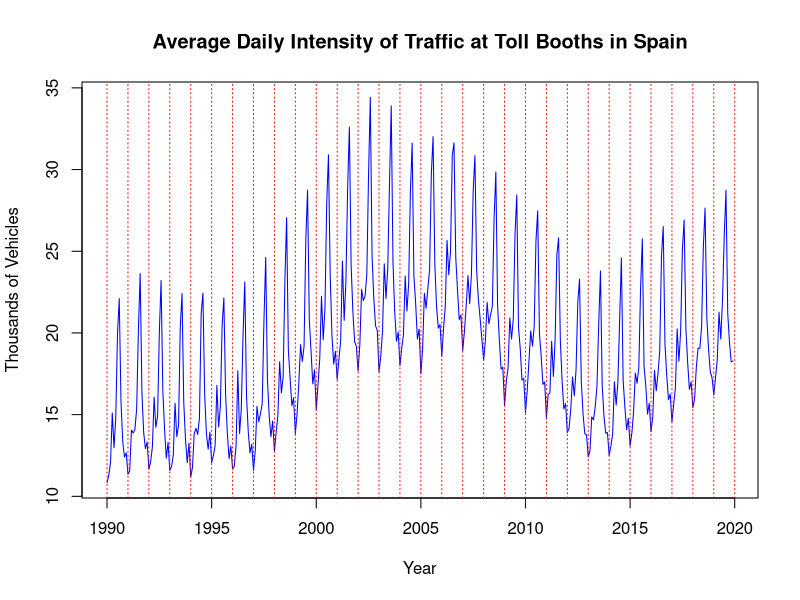
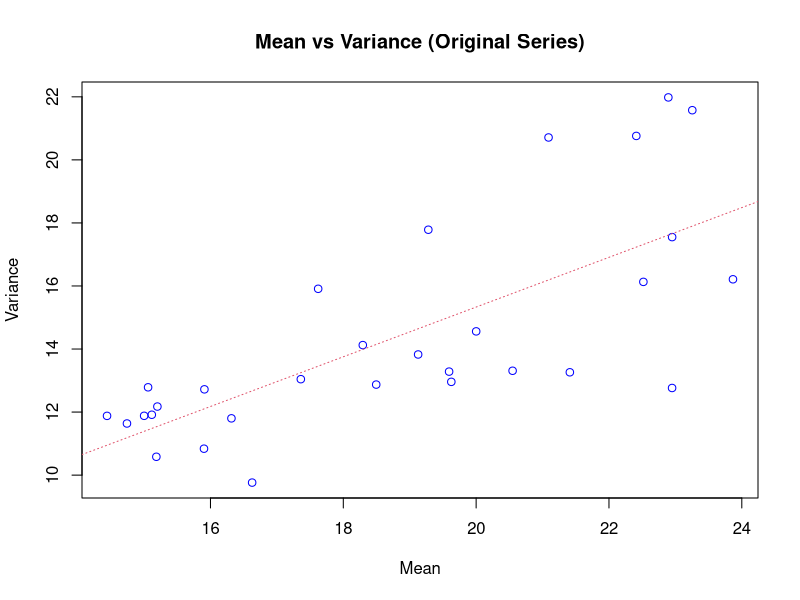
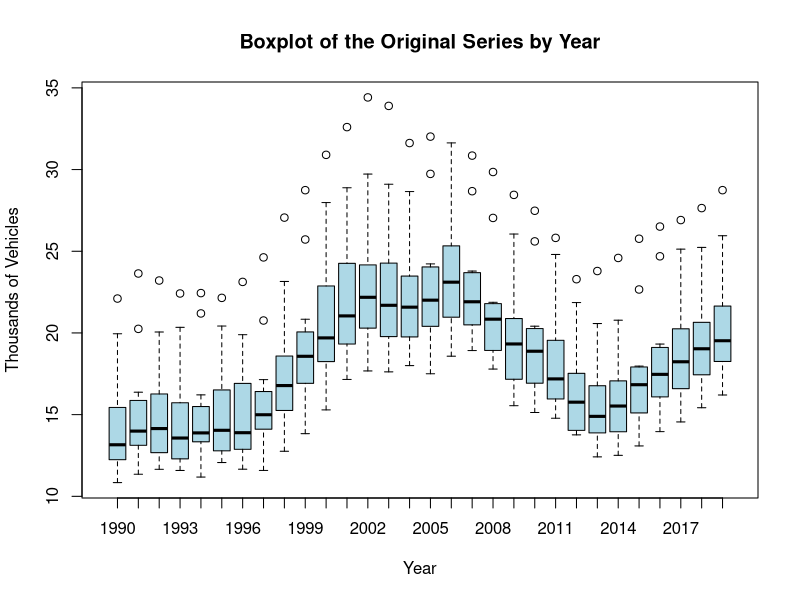
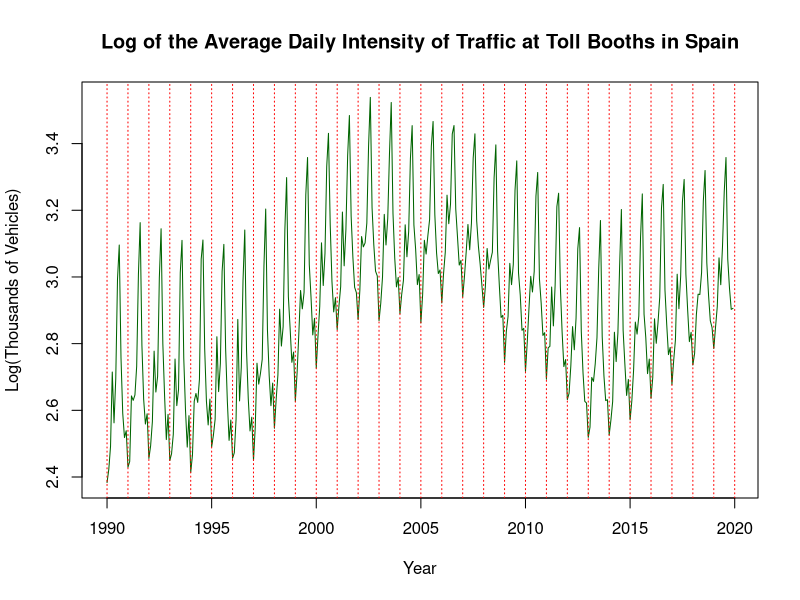
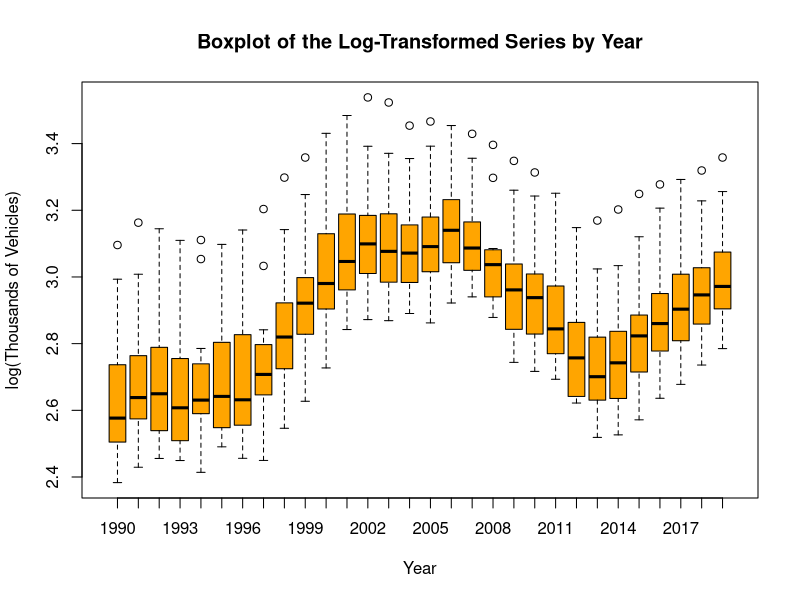
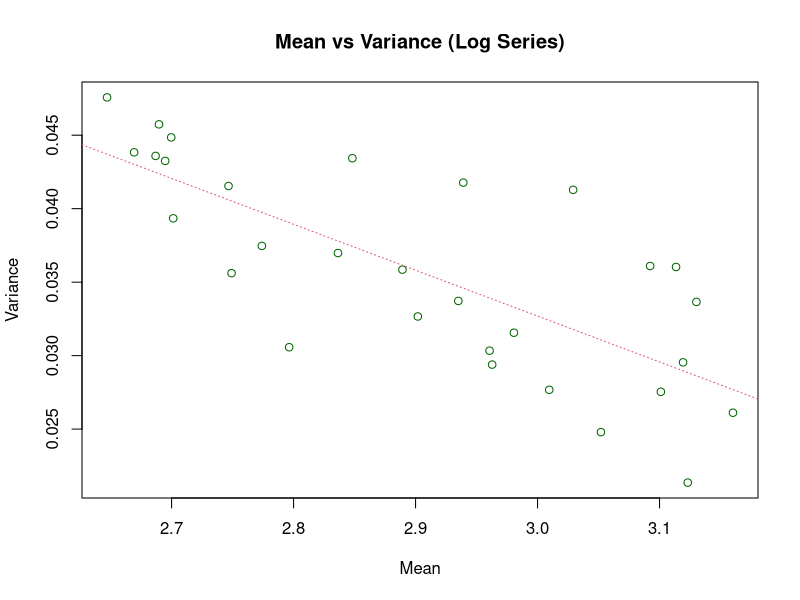
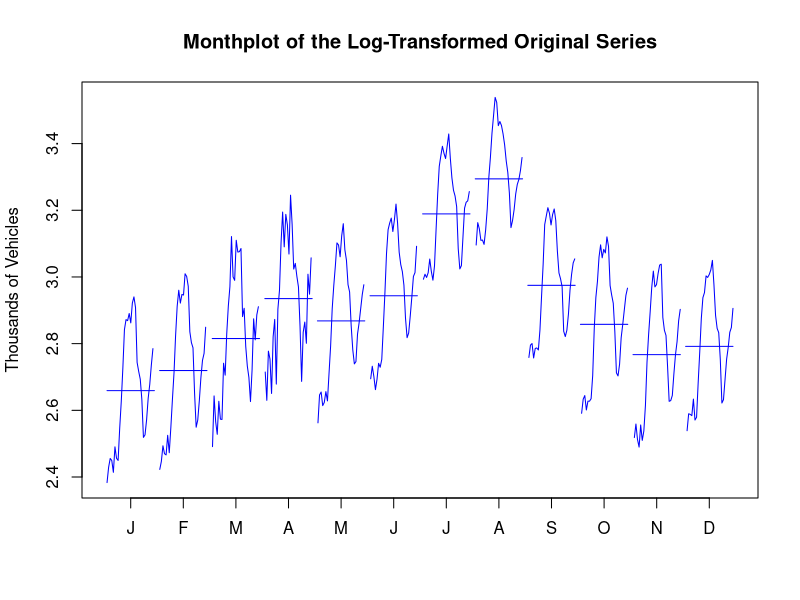
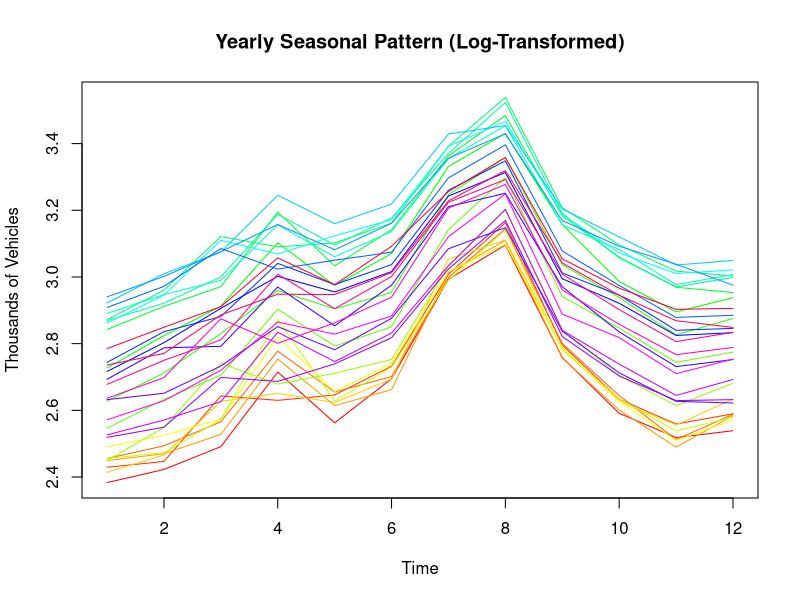

Recreate these plots in R, in order.
## ---- chunk 1
knitr::opts_chunk$set(echo = TRUE)
#install.packages("tseries")
#install.packages("forecast")  
library(tseries)
library(forecast)
## ---- chunk 2

# 1) Reading the data and initial plots

# Convert the data into a time series (freq=12 for monthly data, starting at 1990)
serie <- window(ts(read.table("peajes.dat"), start = 1990, freq = 12))

# Plot of the original series
plot(
  serie,
  main = "Average Daily Intensity of Traffic at Toll Booths in Spain",
  xlab = "Year",
  ylab = "Thousands of Vehicles",
  col = "blue"
)
abline(v = 1990:2020, lty = 3, col = "red")

## ---- chunk 3
# 2) Calculating mean and variance by year, and boxplots

# Mean and variance of the original series
m <- apply(matrix(serie, nr = 12), 2, mean)
v <- apply(matrix(serie, nr = 12), 2, var)

# Plot of mean vs variance for the original series
plot(
  m, v,
  main = "Mean vs Variance (Original Series)",
  xlab = "Mean",
  ylab = "Variance",
  col = "blue"
)
abline(lm(v ~ m), col = 2, lty = 3)

linear_model_ts <- lm(v ~ m)

# Log-transformed series
log_serie <- log(serie)

# Mean and variance of the log-transformed series
m_log <- apply(matrix(log_serie, nr = 12), 2, mean)
v_log <- apply(matrix(log_serie, nr = 12), 2, var)

# Boxplots by year for the original series
boxplot(
  serie ~ floor(time(serie)),
  main = "Boxplot of the Original Series by Year",
  xlab = "Year",
  ylab = "Thousands of Vehicles",
  col = "lightblue"
)

## ---- chunk 4
# Log-transformed series
log_serie <- log(serie)

# Plot of the log-transformed series
plot(
  log_serie,
  main = "Log of the Average Daily Intensity of Traffic at Toll Booths in Spain",
  xlab = "Year",
  ylab = "Log(Thousands of Vehicles)",
  col = "darkgreen"
)
abline(v = 1990:2020, lty = 3, col = "red")

# Boxplots by year for the log-transformed series
boxplot(
  log_serie ~ floor(time(serie)),
  main = "Boxplot of the Log-Transformed Series by Year",
  xlab = "Year",
  ylab = "log(Thousands of Vehicles)",
  col = "orange"
)

# Plot of mean vs variance for the log-transformed series
plot(
  m_log, v_log,
  main = "Mean vs Variance (Log Series)",
  xlab = "Mean",
  ylab = "Variance",
  col = "darkgreen"
)
abline(lm(v_log ~ m_log), col = 2, lty = 3)

linear_model_log_ts <- lm(v_log ~ m_log)

## ---- chunk 5
# 3) Determination of the differencing order

# Apply ndiffs() and nsdiffs() to the original series
ndiffs_original  <- ndiffs(serie)
nsdiffs_original <- nsdiffs(serie)

cat("Suggested regular differencing (original):", ndiffs_original, "\n")
cat("Suggested seasonal differencing (original):", nsdiffs_original, "\n")

# Apply ndiffs() and nsdiffs() to the log-transformed series
ndiffs_log  <- ndiffs(log_serie)
nsdiffs_log <- nsdiffs(log_serie)

cat("Suggested regular differencing (log):", ndiffs_log, "\n")
cat("Suggested seasonal differencing (log):", nsdiffs_log, "\n")
## ---- chunk 6
# 4) Exploring seasonality and differencing

# Month plot of the original series (shows seasonal patterns by month)
monthplot(
  log_serie,
  main = "Monthplot of the Log-Transformed Original Series",
  ylab = "Thousands of Vehicles",
  col = "blue"
)

# Plot the series in a matrix form (each line is a month)
ts.plot(
  matrix(log_serie, nr = 12),
  main = "Yearly Seasonal Pattern (Log-Transformed)",
  xlab = "Time",
  ylab = "Thousands of Vehicles",
  col = rainbow(ncol(matrix(log_serie, nr = 12)))
)

# We apply diff with lag=12 to remove annual seasonality
d12_ln_serie <- diff(log_serie, lag = 12)

# Plot the differenced series
plot(
  d12_ln_serie,
  main = "Seasonally Differenced Series (lag = 12)",
  xlab = "Time",
  ylab = "Differenced Values",
  col = "purple"
)

# Month plot of the differenced series
monthplot(
  d12_ln_serie,
  main = "Monthplot of the Differenced Series (lag = 12)",
  ylab = "Differenced Values",
  col = "purple"
)

# Matrix plot of the differenced series
ts.plot(
  matrix(d12_ln_serie, nr = 12),
  main = "Yearly Seasonal Pattern (Differenced)",
  xlab = "Time",
  ylab = "Values (D12)",
  col = rainbow(ncol(matrix(log_serie, nr = 12)))
)

## ---- chunk 7
# Analyze whether the mean is constant in the seasonally differenced series (d12_ln_serie)

# 1. Plot the seasonally differenced series
plot(d12_ln_serie,
  main = "Seasonally differenced log-transformed series",
  xlab = "Time",
  ylab = "Seasonally differenced log",
  col = "blue",
  type = "l"
)
abline(h = 0, col = "red", lty = 2, lwd = 1.5)

# 2. First-order differencing of the seasonally differenced series
d1_d12_ln_serie <- diff(d12_ln_serie)

# Plot the first-order differenced series
plot(d1_d12_ln_serie,
  main = "First-order differenced seasonally differenced series",
  xlab = "Time",
  ylab = "First-order differenced log",
  col = "darkgreen",
  type = "l"
)
abline(h = 0, col = "red", lty = 2, lwd = 1.5)

# 3. Second-order differencing of the already differenced series
d1_d1_d12_ln_serie <- diff(d1_d12_ln_serie)

# Plot the second-order differenced series
plot(d1_d1_d12_ln_serie,
  main = "Second-order differenced series",
  xlab = "Time",
  ylab = "Second-order differenced log",
  col = "blue",
  type = "l"
)
abline(h = 0, col = "red", lty = 2, lwd = 1.5)

# 4. Calculate the variance of each series
var_d12_ln <- var(d12_ln_serie, na.rm = TRUE)
var_d1_d12_ln <- var(d1_d12_ln_serie, na.rm = TRUE)
var_d1_d1_d12_ln <- var(d1_d1_d12_ln_serie, na.rm = TRUE)

# Print the variances for comparison
cat("Variance of seasonally differenced series: ", var_d12_ln, "\n")
cat("Variance of first-order differenced series: ", var_d1_d12_ln, "\n")
cat("Variance of second-order differenced series: ", var_d1_d1_d12_ln, "\n")
## ---- chunk 8
# Boxplots by year for the original and differenced series

# Boxplot of the original series grouped by year
boxplot(
  serie ~ floor(time(log_serie)),
  main = "Boxplot of the Log Series by Year",
  xlab = "Year",
  ylab = "Thousands of Vehicles",
  col = "lightblue"
)

# Boxplot of the seasonally differenced series (lag=12) grouped by year

boxplot(
  na.omit(d12_ln_serie) ~ floor(time(na.omit(d12_ln_serie))),
  main = "Boxplot of the Differenced Series (lag=12) by Year",
  xlab = "Year",
  ylab = "Differenced Values",
  col = "lightgreen"
)

#  Stationarity tests using Augmented Dickey-Fuller (ADF) and KPSS tests

# Original series
adf_original <- adf.test(log_serie)
kpss_original <- kpss.test(log_serie)

# Differenced series seasonally (removing NAs)
adf_diff <- adf.test(na.omit(d12_ln_serie))
kpss_diff <- kpss.test(na.omit(d12_ln_serie))

# Differenced series (removing NAs)
adf_diff_first <- adf.test(na.omit(d1_d12_ln_serie))
kpss_diff_first <- kpss.test(na.omit(d1_d12_ln_serie))

# Display the results
print("adf test of the log dataset")
adf_original
print("kpss test of the log dataset")
kpss_original
print("adf test of the seasonaly differenced log dataset")
adf_diff
print("kpss test of the seasonaly differenced log dataset")
kpss_diff
print("adf test of the seasonaly differenced and first-order difference log dataset")
adf_diff_first
print("kpss test of the seasonaly differenced and first-order difference log dataset")
kpss_diff_first

## ---- chunk 9

# Boxplot of d1d12serie grouped by year

boxplot(
  na.omit(d1_d12_ln_serie) ~ floor(time(na.omit(d1_d12_ln_serie))),
  main = "Boxplot of the Differenced Series (lag=1, lag=12) by Year",
  xlab = "Year",
  ylab = "Differenced Values",
  col = "lightgreen"
)


## ---- chunk 10
# Plot ACF and PACF for the stationary series
par(mfrow = c(1, 2)) # Set up the plot layout
acf(d1_d12_ln_serie, main = "ACF of Stationary Series")
pacf(d1_d12_ln_serie, main = "PACF of Stationary Series")
par(mfrow = c(1, 1)) # Reset plot layout

#print all values 
print("ACF")
acf(d1_d12_ln_serie, plot = FALSE)
print("PACF")
pacf(d1_d12_ln_serie, plot = FALSE)

## ---- chunk 11
# Assuming 'd1d12serie' is already defined and is your stationary series

# MA(2)
model1 <- arima(d1_d12_ln_serie, order = c(0, 0, 2))
# ARMA(1,0,1)
model2 <- arima(d1_d12_ln_serie, order = c(1, 0, 1))

# Compare AIC and BIC values for all models
aic_values <- c(
  AIC(model1), AIC(model2)
)

bic_values <- c(
  BIC(model1), BIC(model2)
)

comparison <- data.frame(
  model = c("ARIMA(0,0,2)", "ARIMA(1,0,1)"),
  AIC = aic_values,
  BIC = bic_values
)

print(comparison)


## ---- chunk 12
# ----- ESTIMATION OF THE IDENTIFIED MODEL (ARIMA(0,0,2)) -----

# Fit the ARIMA(0,0,2) model to the differenced series
cat("Best model")
best_model <- arima(d1_d12_ln_serie, order = c(0, 0, 2))

# Display a summary of the fitted model
summary(best_model)


cat("Second best model")
second_best_model <- arima(d1_d12_ln_serie, order = c(1, 0, 1))

# Display a summary of the fitted model
summary(second_best_model)





## ---- chunk 13
#################Validation#################################
validation=function(model){
  s=frequency(get(model$series))
  resid=model$residuals
  par(mfrow=c(2,2),mar=c(3,3,3,3))
  #Residuals plot
  plot(resid,main="Residuals")
  abline(h=0)
  abline(h=c(-3*sd(resid),3*sd(resid)),lty=3,col=4)
  #Square Root of absolute values of residuals (Homocedasticity)
  scatter.smooth(sqrt(abs(resid)),main="Square Root of Absolute residuals",
                 lpars=list(col=2))
  
  #Normal plot of residuals
  qqnorm(resid)
  qqline(resid,col=2,lwd=2)
  
  ##Histogram of residuals with normal curve
  hist(resid,breaks=20,freq=FALSE)
  curve(dnorm(x,mean=mean(resid),sd=sd(resid)),col=2,add=T)
  
  
  #ACF & PACF of residuals
  par(mfrow=c(1,2))
  acf(resid,ylim=c(-1,1),lag.max=60,col=c(2,rep(1,s-1)),lwd=1)
  pacf(resid,ylim=c(-1,1),lag.max=60,col=c(rep(1,s-1),2),lwd=1)
  par(mfrow=c(1,1))
  
  #Ljung-Box p-values
  par(mar=c(2,2,1,1))
  tsdiag(model,gof.lag=7*s)
  cat("\n--------------------------------------------------------------------\n")
  print(model)
  
  #Stationary and Invertible
  cat("\nModul of AR Characteristic polynomial Roots: ", 
      Mod(polyroot(c(1,-model$model$phi))),"\n")
  cat("\nModul of MA Characteristic polynomial Roots: ",
      Mod(polyroot(c(1,model$model$theta))),"\n")
  
  suppressMessages(require(forecast,quietly=TRUE,warn.conflicts=FALSE))
  plot(model)
  
  #Model expressed as an MA infinity (psi-weights)
  psis=ARMAtoMA(ar=model$model$phi,ma=model$model$theta,lag.max=36)
  names(psis)=paste("psi",1:36)
  cat("\nPsi-weights (MA(inf))\n")
  cat("\n--------------------\n")
  print(psis[1:24])
  
  #Model expressed as an AR infinity (pi-weights)
  pis=-ARMAtoMA(ar=-model$model$theta,ma=-model$model$phi,lag.max=36)
  names(pis)=paste("pi",1:36)
  cat("\nPi-weights (AR(inf))\n")
  cat("\n--------------------\n")
  print(pis[1:24])
   
  cat("\nDescriptive Statistics for the Residuals\n")
  cat("\n----------------------------------------\n") 
  
  suppressMessages(require(fBasics,quietly=TRUE,warn.conflicts=FALSE))
  ##Anderson-Darling test
  print(basicStats(resid))
  
  ## Add here complementary tests (use with caution!)
  ##---------------------------------------------------------
  cat("\nNormality Tests\n")
  cat("\n--------------------\n")
 
  ##Shapiro-Wilks Normality test
  print(shapiro.test(resid))

  suppressMessages(require(nortest,quietly=TRUE,warn.conflicts=FALSE))
  ##Anderson-Darling test
  print(ad.test(resid))
  
  suppressMessages(require(tseries,quietly=TRUE,warn.conflicts=FALSE))
  ##Jarque-Bera test
  print(jarque.bera.test(resid))
  
  cat("\nHomoscedasticity Test\n")
  cat("\n--------------------\n")
  suppressMessages(require(lmtest,quietly=TRUE,warn.conflicts=FALSE))
  ##Breusch-Pagan test
  obs=get(model$series)
  print(bptest(resid~I(obs-resid)))
  
  cat("\nIndependence Tests\n")
  cat("\n--------------------\n")
  
  ##Durbin-Watson test
  print(dwtest(resid~I(1:length(resid))))
  
  ##Ljung-Box test
  cat("\nLjung-Box test\n")
  print(t(apply(matrix(c(1:4,(1:4)*s)),1,function(el) {
    te=Box.test(resid,type="Ljung-Box",lag=el)
    c(lag=(te$parameter),statistic=te$statistic[[1]],p.value=te$p.value)})))
  
}
################# Fi Validation #################################
## ---- chunk 14
validation(best_model)


## ---- chunk 15
validation(second_best_model)
## ---- chunk 16
ultim=c(2019,12)

## ---- chunk 17
# Make a prediction using the best model
library(forecast)
forecast_result <- forecast(best_model, h = 12)

# Back-transform the predictions
# Step 1: Reverse the second differencing
last_diff <- tail(d1_d12_ln_serie, 1)
pr <- cumsum(forecast_result$mean) + as.vector(last_diff)

# Step 2: Reverse the seasonal differencing
last_seasonal_diff <- tail(log_serie, 12)
pr <- cumsum(pr) + as.vector(last_seasonal_diff)

# Step 3: Reverse the log transformation
pr <- exp(pr)

# Intervals
tl <- exp(cumsum(forecast_result$lower[,2]) + as.vector(last_diff) + as.vector(last_seasonal_diff))
tu <- exp(cumsum(forecast_result$upper[,2]) + as.vector(last_diff) + as.vector(last_seasonal_diff))

# Ensure all time series have the same length and time range
serie_end <- end(serie)
serie_extended <- window(serie, end = serie_end + c(0, 12))

# Create time series objects for the prediction intervals
tl <- ts(tl, start = ultim, freq = 12)
tu <- ts(tu, start = ultim, freq = 12)
pr <- ts(pr, start = ultim, freq = 12)

# Plot the prediction
ts.plot(serie_extended, tl, tu, pr, lty = c(1, 2, 2, 1), col = c(1, 4, 4, 2), xlim = c(serie_end[1] - 2, serie_end[1] + 2), type = "o", main = paste("Model ARIMA(", paste(c(2, 0, 4), collapse = ","), ")", sep = ""))
abline(v = (serie_end[1] - 2):(serie_end[1] + 2), lty = 3, col = 4)

# Print the predicted values
print(pr)
